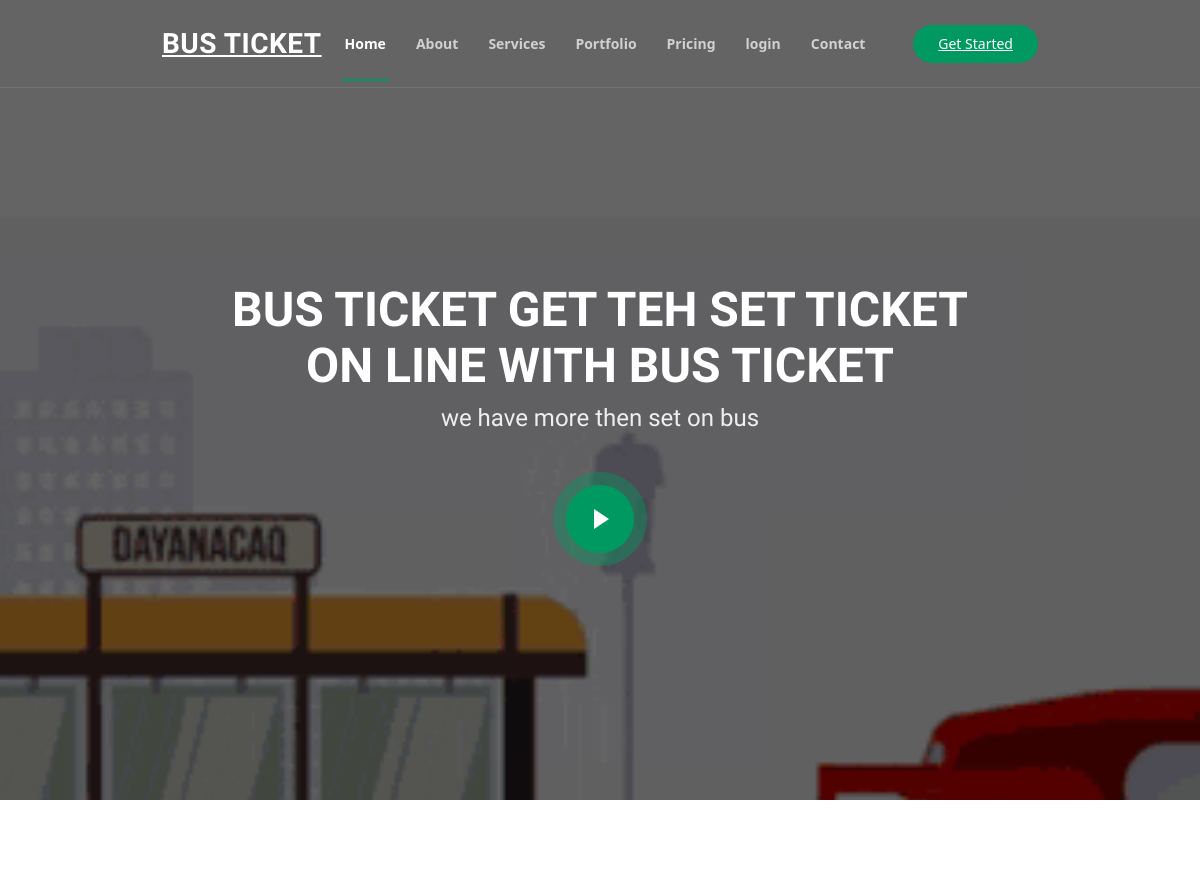
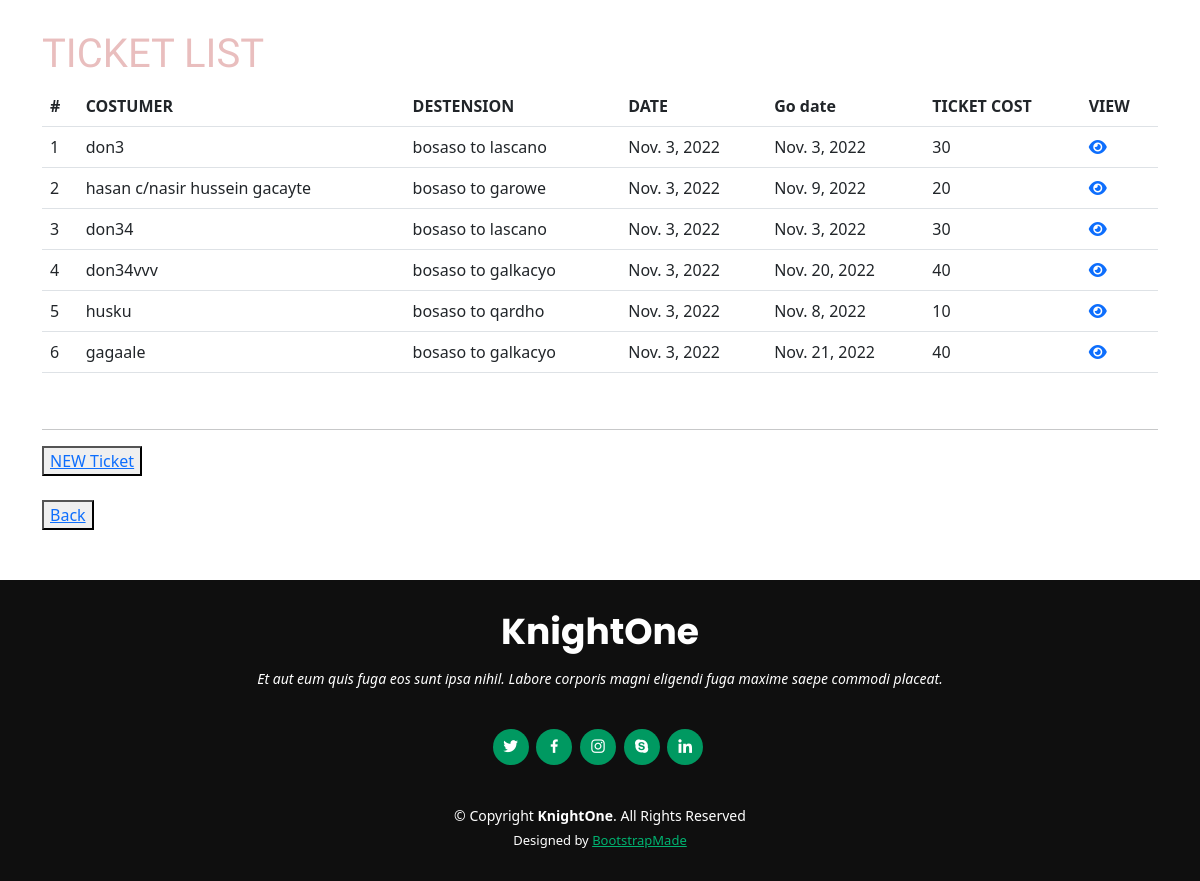
Screenshot of /details/ with the database file from the repository (2 pictures, top to bottom).
### core/models.py (models this page shows)
class TicketModel(models.Model):
    CITY = {
        ('bosaso to qardho','btq'),
        ( 'bosaso to garowe','btg'),
        ( 'bosaso to galkacyo','btgl'),
        ('bosaso to lascano','btl'),
        ('non', 'non')
    }
    name = models.CharField(max_length=50, null=True, blank= True)
    to = models.CharField('toto', max_length=255, choices=CITY , default= 'non')
    date = models.DateField(auto_now_add=True)
    go_date = models.DateField(("Date"), default=datetime.date.today)
    cost= models.CharField(max_length=255, default=[])

### core/views.py (the view)
# urls.py: path('details/',views.tickets_detail,name='details'),
def tickets_detail(request):
    tickets = TicketModel.objects.all()
    for tick in tickets:
        print(tick.to)
        costs = tick.to
        y = ''
        if costs == 'bosaso to qardho' :
                y = 10
        elif costs== 'bosaso to garowe' :
                y= 20
        elif costs == 'bosaso to galkacyo':
                y = 40
        elif costs== 'bosaso to lascano':
                y = 30
        else:
            y = 0
    tick.cost = y
    tick.save()
    cost= y
    return render(request,'core/ticket_details.html',{
        'tickets':tickets,
        'cost':cost,
                })

### core/templates/core/ticket_details.html
{% extends 'core/home.html' %}
{% block content %}
<div style="margin-top: 110px; margin-bottom:50px">
    <div class="container">
        <table class="table">
            <h1><span style="color: rgb(233, 190, 190);">TICKET LIST </span></h1>
            <thead>
                <tr>
                    <th scope="col">#</th>
                    <th scope="col">COSTUMER</th>
                    <th scope="col">DESTENSION</th>
                    <th scope="col">DATE</th>
                    <th scope="col">Go date</th>
                    <th scope="col">TICKET COST</th>
                    <th scope="col" >VIEW</th>
                </tr>
            </thead>
            <tbody>
                {% for ticket in tickets %}
                <tr  >
                    <td scope="row">{{forloop.counter}}</td>
                    <td scope="row">{{ticket.name}}</td>
                    <td scope="row">{{ticket.to}}</td>
                    <td scope="row">{{ticket.date}}</td>
                    <td scope="row">{{ticket.go_date}}</td>
                    <td scope="row">{{ticket.cost}}</td>
                    <td scope="row" >
                        <a href="{% url 'costumer_detail' ticket.id %}">
                        <i class="fa-solid fa-eye"></i>
                        </a>
                     </td>
                </tr>
                {% endfor %}
            </tbody>
        </table>
        <br>
        <hr>
        <button><a href="{% url 'add_ticket' %}">NEW Ticket</a></button><br><br>
        <button><a href="{% url 'details' %}">Back</a></button>
    </div>
</div>
{% endblock content %}

### core/templates/core/home.html (shortened to what this page needs)
<!DOCTYPE html>
{% load crispy_forms_tags %}
{% load static %}
<html lang="en">
<head>
    <link rel="stylesheet" href="{% static 'css/main.css' %}">
    <link rel="stylesheet" href="https://cdnjs.cloudflare.com/ajax/libs/font-awesome/6.2.0/css/all.min.css">
    <link href="{% static  'vendor/bootstrap/css/bootstrap.min.css' %}" rel="stylesheet">
    <link href="{% static  'vendor/bootstrap-icons/bootstrap-icons.css' %}" rel="stylesheet">
    <link href="{% static  'vendor/boxicons/css/boxicons.min.css' %}" rel="stylesheet">
    <link href="{% static  'vendor/glightbox/css/glightbox.min.css' %}" rel="stylesheet">
    <link href="{% static  'vendor/remixicon/remixicon.css' %}" rel="stylesheet">
    <link href="{% static  'vendor/swiper/swiper-bundle.min.css' %}" rel="stylesheet">
</head>
<body>
  <header id="header" class="fixed-top ">
    <div class="container-fluid">
      <div class="row justify-content-center">
        <div class="col-xl-9 d-flex align-items-center justify-content-lg-between">
          <h1 class="logo me-auto me-lg-0"><a href="{% url 'home' %}">BUS TICKET</a></h1>
          <nav id="navbar" class="navbar order-last order-lg-0">
            <ul>
              <li><a class="nav-link scrollto active" href="{% url 'home' %}">Home</a></li>
              <li><a class="nav-link scrollto" href="#about">About</a></li>
              <li><a class="nav-link scrollto" href="#services">Services</a></li>
              <li><a class="nav-link scrollto " href="#portfolio">Portfolio</a></li>
              <li><a class="nav-link scrollto" href="#pricing">Pricing</a></li>
              <li><a class="nav-link scrollto" href="{% url 'login' %}">login</a></li>
              <li><a class="nav-link scrollto" href="#contact">Contact</a></li>
            </ul>
          </nav>
          <a href="#about" class="get-started-btn scrollto">Get Started</a>
        </div>
      </div>
    </div>
  </header>
  <section id="hero" class="d-flex flex-column justify-content-center">
    <div class="container">
      <div class="row justify-content-center">
        <div class="col-xl-8">
          <h1>BUS TICKET GET TEH SET TICKET ON LINE WITH BUS TICKET</h1>
          <h2>we have more then set on bus </h2>
          <a href="https://www.youtube.com/watch?v=u122C6HruzQ" class="glightbox play-btn mb-4"></a>
        </div>
      </div>
    </div>
  </section>
  {% block content %}{% endblock content %}
  <footer id="footer">
    <div class="container">
      <h3>KnightOne</h3>
      <p>Et aut eum quis fuga eos sunt ipsa nihil. Labore corporis magni eligendi fuga maxime saepe commodi placeat.</p>
      <div class="social-links">
        <a href="#" class="twitter"><i class="bx bxl-twitter"></i></a>
        <a href="#" class="facebook"><i class="bx bxl-facebook"></i></a>
        <a href="#" class="instagram"><i class="bx bxl-instagram"></i></a>
        <a href="#" class="google-plus"><i class="bx bxl-skype"></i></a>
        <a href="#" class="linkedin"><i class="bx bxl-linkedin"></i></a>
      </div>
      <div class="copyright">
        &copy; Copyright <strong><span>KnightOne</span></strong>. All Rights Reserved
      </div>
      <div class="credits">
        Designed by <a href="https://bootstrapmade.com/">BootstrapMade</a>
      </div>
    </div>
  </footer>
</body>
</html>

### static/css/main.css (style rules this page uses)
a { color: #009961; text-decoration: none; }
h1, h2, h3, h4, h5, h6 { font-family: "Raleway", sans-serif; }
#header { transition: all 0.5s; z-index: 997; border-bottom: 1px solid rgba(255, 255, 255, 0.1); }
#header .logo { font-size: 28px; margin: 0; padding: 0; line-height: 1; font-weight: 700; letter-spacing: 0.5px; }
#header .logo a { color: #fff; }
.get-started-btn { margin-left: 25px; background: #009961; color: #fff; border-radius: 50px; padding: 8px 25px 9px 25px; white-space: nowrap; transition: 0.3s; font-size: 14px; display: inline-block; }
.navbar { padding: 0; }
.navbar ul { margin: 0; padding: 0; display: flex; list-style: none; align-items: center; }
.navbar li { position: relative; }
.navbar > ul > li { position: relative; white-space: nowrap; margin: 0 12px; }
.navbar a, .navbar a:focus { display: flex; align-items: center; justify-content: space-between; padding: 25px 3px; font-size: 14px; font-weight: 600; color: rgba(255, 255, 255, 0.7); white-space: nowrap; transition: 0.3s; position: relative; }
.navbar > ul > li > a:before { content: ""; position: absolute; width: 100%; height: 2px; bottom: -2px; left: 0; background-color: #009961; visibility: hidden; width: 0px; transition: all 0.3s ease-in-out 0s; }
.navbar a:hover:before, .navbar li:hover > a:before, .navbar .active:before { visibility: visible; width: 100%; }
.navbar a:hover, .navbar .active, .navbar .active:focus, .navbar li:hover > a { color: #fff; }
#hero { width: 100%; height: 100vh; background: url("/static/images/bus/busmain.gif") top center; background-size: cover; position: relative; }
#hero:before { content: ""; background: rgba(0, 0, 0, 0.6); position: absolute; bottom: 0; top: 0; left: 0; right: 0; }
#hero .container { padding-top: 72px; position: relative; text-align: center; }
#hero h1 { margin: 0 0 10px 0; font-size: 48px; font-weight: 700; line-height: 56px; color: #fff; }
#hero h2 { color: #eee; margin-bottom: 40px; font-size: 24px; }
#hero .play-btn { width: 94px; height: 94px; margin: 0 auto; background: radial-gradient(#009961 50%, rgba(0, 153, 97, 0.4) 52%); border-radius: 50%; display: block; overflow: hidden; position: relative; }
#hero .play-btn::after { content: ""; position: absolute; left: 50%; top: 50%; transform: translateX(-40%) translateY(-50%); width: 0; height: 0; border-top: 10px solid transparent; border-bottom: 10px solid transparent; border-left: 15px solid #fff; z-index: 100; transition: all 400ms cubic-bezier(0.55, 0.055, 0.675, 0.19); }
#hero .play-btn::before { content: ""; position: absolute; width: 120px; height: 120px; -webkit-animation-delay: 0s; animation-delay: 0s; -webkit-animation: pulsate-btn 3s; animation: pulsate-btn 3s; -webkit-animation-direction: forwards; animation-direction: forwards; -webkit-animation-iteration-count: infinite; animation-iteration-count: infinite; -webkit-animation-timing-function: steps; animation-timing-function: steps; opacity: 1; border-radius: 50%; border: 5px solid rgba(0, 153, 97, 0.7); top: -15%; left: -15%; background: rgba(198, 16, 0, 0); }
@media (min-width: 1024px) { #hero { background-attachment: fixed; } }
section { padding: 80px 0; overflow: hidden; }
#footer { background: #0f0f0f; color: #fff; font-size: 14px; text-align: center; padding: 30px 0; }
#footer h3 { font-size: 36px; font-weight: 700; color: #fff; position: relative; font-family: "Poppins", sans-serif; padding: 0; margin: 0 0 15px 0; }
#footer p { font-size: 15; font-style: italic; padding: 0; margin: 0 0 40px 0; }
#footer .social-links { margin: 0 0 40px 0; }
#footer .social-links a { font-size: 18px; display: inline-block; background: #009961; color: #fff; line-height: 1; padding: 8px 0; margin-right: 4px; border-radius: 50%; text-align: center; width: 36px; height: 36px; transition: 0.3s; }
#footer .copyright { margin: 0 0 5px 0; }
#footer .credits { font-size: 13px; }
#footer .credits a { color: #00b371; transition: 0.3s; }

### rows the page displays
TicketModel: name "don3", to "bosaso to lascano", date "Nov. 3, 2022", go_date "Nov. 3, 2022", cost "30"
TicketModel: name "hasan c/nasir hussein gacayte", to "bosaso to garowe", date "Nov. 3, 2022", go_date "Nov. 9, 2022", cost "20"
TicketModel: name "don34", to "bosaso to lascano", date "Nov. 3, 2022", go_date "Nov. 3, 2022", cost "30"
TicketModel: name "don34vvv", to "bosaso to galkacyo", date "Nov. 3, 2022", go_date "Nov. 20, 2022", cost "40"
TicketModel: name "husku", to "bosaso to qardho", date "Nov. 3, 2022", go_date "Nov. 8, 2022", cost "10"
TicketModel: name "gagaale", to "bosaso to galkacyo", date "Nov. 3, 2022", go_date "Nov. 21, 2022", cost "40"
